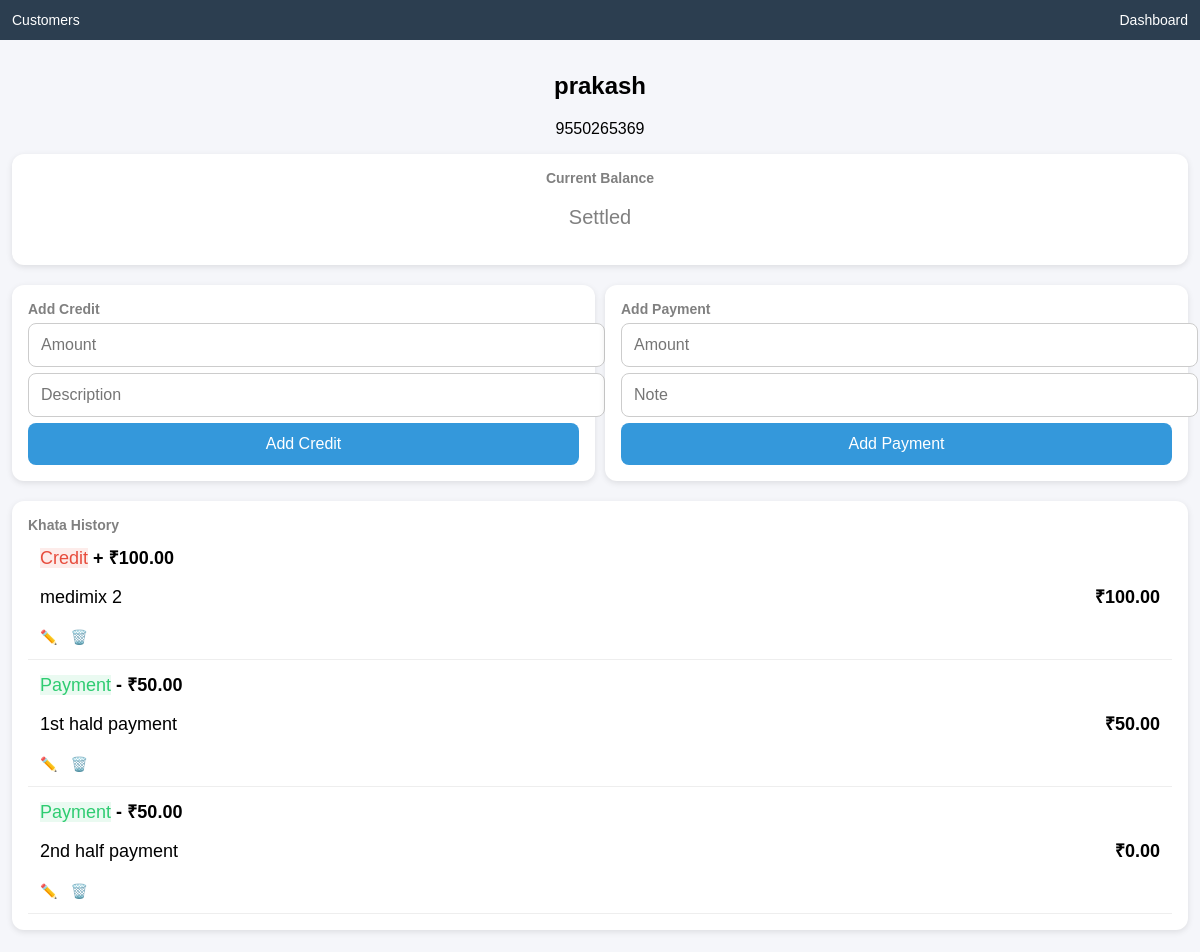
The app's page /customer/1/ with its own data.
### ledger/models.py (models this page shows, shortened)
class Customer(models.Model):
    name = models.CharField(max_length=100)
    phone = models.CharField(max_length=15, blank=True, null=True)
    created_at = models.DateTimeField(auto_now_add=True)

class Transaction(models.Model):
    customer = models.ForeignKey(Customer, on_delete=models.CASCADE, related_name='transactions')
    amount = models.DecimalField(max_digits=10, decimal_places=2)
    description = models.CharField(max_length=200)
    date = models.DateTimeField(auto_now_add=True)
    updated_at = models.DateTimeField(auto_now=True)
    class Meta:
        ordering = ['date']

class Payment(models.Model):
    customer = models.ForeignKey(Customer, on_delete=models.CASCADE, related_name='payments')
    amount = models.DecimalField(max_digits=10, decimal_places=2)
    note = models.CharField(max_length=200, blank=True, null=True)
    date = models.DateTimeField(auto_now_add=True)
    updated_at = models.DateTimeField(auto_now=True)
    class Meta:
        ordering = ['date']

### ledger/views.py (the view, shortened to what this page needs)
# urls.py: path('customer/<int:customer_id>/', views.customer_detail, name='customer_detail'),
def customer_detail(request, customer_id):
    customer = get_object_or_404(Customer, id=customer_id)
    t_form = TransactionForm()
    p_form = PaymentForm()
    transactions = customer.transactions.all()
    payments = customer.payments.all()
    entries = sorted(chain(transactions, payments), key=lambda x: (x.date, x.id))
    running_balance = Decimal(0)
    entry_list = []
    for e in entries:
        if isinstance(e, Transaction):
            running_balance += e.amount
            type_ = 'credit'
        else:
            running_balance -= e.amount
            type_ = 'payment'
        entry_list.append({
            'entry': e,
            'type': type_,
            'balance': running_balance
        })
    return render(request, 'customer_detail.html', {
        'customer': customer,
        'entries': entry_list,
        't_form': t_form,
        'p_form': p_form
    })

### ledger/forms.py
class TransactionForm(forms.ModelForm):
    class Meta:
        model = Transaction
        fields = ['amount', 'description']

class PaymentForm(forms.ModelForm):
    class Meta:
        model = Payment
        fields = ['amount', 'note']

### templates/ledger/customer_detail.html (shortened to what this page needs)
{% extends 'base.html' %}
{% block content %}
<div class="header">
    <h2>{{ customer.name }}</h2>
    <p>{{ customer.phone }}</p>
</div>
<div class="card balance-card">
    <h3>Current Balance</h3>
    {% if entries %}
        {% with last=entries|last %}
            {% if last.balance > 0 %}
                <p class="due">₹{{ last.balance }} Due</p>
            {% elif last.balance < 0 %}
                <p class="advance">₹{{ last.balance|cut:"-" }} Advance</p>
            {% else %}
                <p class="clear">Settled</p>
            {% endif %}
        {% endwith %}
    {% else %}
        <p>No transactions</p>
    {% endif %}
</div>
<div class="form-grid">
    <div class="card">
        <h3>Add Credit</h3>
        <form method="POST">
            <input type="number" name="amount" placeholder="Amount" required>
            <input type="text" name="description" placeholder="Description" required>
            <button name="add_transaction">Add Credit</button>
        </form>
    </div>
    <div class="card">
        <h3>Add Payment</h3>
        <form method="POST">
            <input type="number" name="amount" placeholder="Amount" required>
            <input type="text" name="note" placeholder="Note">
            <button name="add_payment">Add Payment</button>
        </form>
    </div>
</div>
<div class="card">
    <h3>Khata History</h3>
    {% for item in entries %}
    <div class="entry-row">
        <div class="entry-left">
            {% if item.type == 'credit' %}
                <span class="tag credit">Credit</span>
                <strong>+ ₹{{ item.entry.amount }}</strong>
                <p>{{ item.entry.description }}</p>
                <div class="actions">
                    <a href="{% url 'edit_transaction' item.entry.id %}">✏️</a>
                    <a href="{% url 'delete_transaction' item.entry.id %}" onclick="return confirm('Delete?')">🗑️</a>
                </div>
            {% else %}
                <span class="tag payment">Payment</span>
                <strong>- ₹{{ item.entry.amount }}</strong>
                <p>{{ item.entry.note }}</p>
                <div class="actions">
                    <a href="{% url 'edit_payment' item.entry.id %}">✏️</a>
                    <a href="{% url 'delete_payment' item.entry.id %}" onclick="return confirm('Delete?')">🗑️</a>
                </div>
            {% endif %}
        </div>
        <div class="entry-right">
            ₹{{ item.balance }}
        </div>
    </div>
    {% empty %}
    <p>No transactions yet</p>
    {% endfor %}
</div>
{% endblock %}

### templates/ledger/base.html (shortened to what this page needs)
<!DOCTYPE html>
<html>
<head>
    {% load static %}
    <link rel="stylesheet" href="{% static 'css/styles.css' %}">
</head>
<body>
<div class="navbar">
    <a href="{% url 'customer_list' %}">Customers</a>
    <a href="{% url 'dashboard' %}">Dashboard</a>
</div>
<div class="container">
    {% block content %}{% endblock %}
</div>
</body>
</html>

### static/css/styles.css (style rules this page uses)
body { font-family: Arial, sans-serif; margin: 0; background: #f5f6fa; }
a { text-decoration: none; }
.container { padding: 12px; }
.navbar { background: #2c3e50; padding: 12px; display: flex; justify-content: space-between; flex-wrap: wrap; }
.navbar a { color: white; font-size: 14px; }
.card { background: white; padding: 16px; margin: 10px 0; border-radius: 12px; box-shadow: 0 2px 6px rgba(0,0,0,0.1); font-size: 18px; }
.card h3 { margin: 0; font-size: 14px; color: gray; }
input, button { width: 100%; padding: 12px; margin-top: 6px; border-radius: 8px; border: 1px solid #ccc; font-size: 16px; }
button { background: #3498db; color: white; border: none; cursor: pointer; }
.header { text-align: center; margin-bottom: 10px; }
.balance-card { text-align: center; font-size: 20px; }
.entry-row { display: flex; justify-content: space-between; align-items: center; padding: 12px; border-bottom: 1px solid #eee; gap: 10px; }
.entry-left { max-width: 70%; }
.entry-right { font-weight: bold; }
.clear { color: gray; }
.credit { background: #fdecea; color: #e74c3c; }
.payment { background: #eafaf1; color: #2ecc71; }
.form-grid { display: grid; grid-template-columns: 1fr 1fr; gap: 10px; }
.actions a { margin-right: 8px; font-size: 14px; }

### records on screen
Customer: name "prakash", phone "9550265369"
Transaction: entry.amount "100.00", entry.description "medimix 2", balance "100.00"
Payment: entry.amount "50.00", entry.note "1st hald payment", balance "50.00"
Payment: entry.amount "50.00", entry.note "2nd half payment", balance "0.00"
